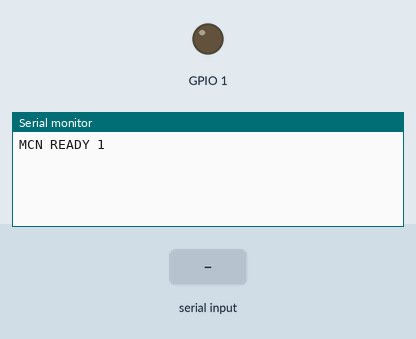
A sketch run on a simulated ESP32. Parts: output pins drawn as LEDs (lit = HIGH), the last lines printed to the serial monitor. The test bench sets the inputs (shaded band).

Above: at 1.2 s.
1.3 s: "W 1\n" received over Serial
At 1.9 s:
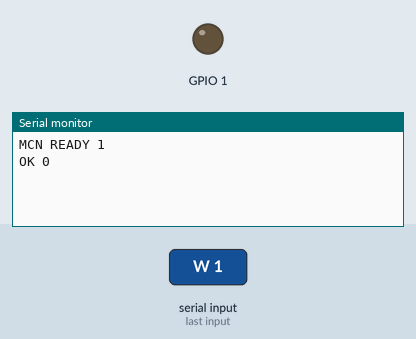
2.8 s: "A 1\n" received over Serial
At 4.0 s:
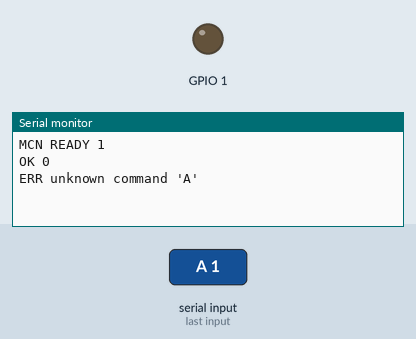
4.3 s: "A 150\n" received over Serial
At 5.4 s:
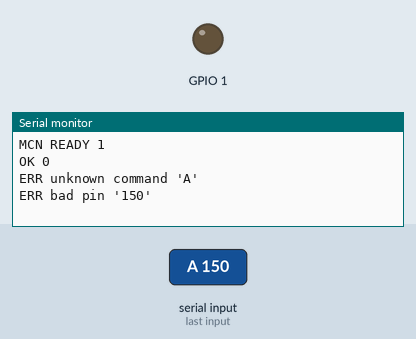
5.8 s: "HELLO 1\n" received over Serial
At 6.6 s:
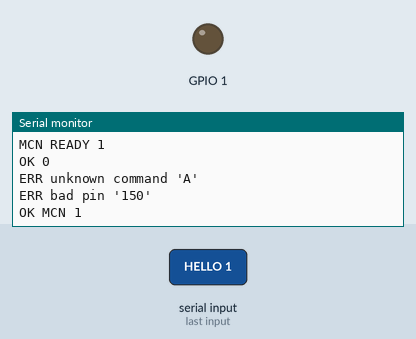
7.3 s: "90 45 200\n" received over Serial
At 7.7 s:
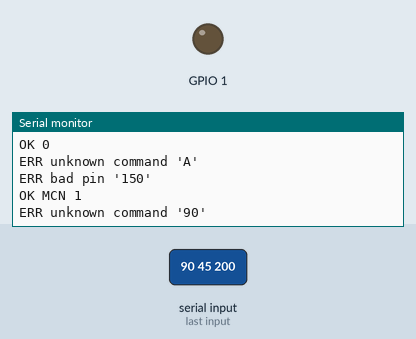

Measured:
- after the input at 1.3 s, the serial monitor: prints a new line at once (image 1)
- after the input at 2.8 s, the serial monitor: prints a new line at once (image 2)
- after the input at 4.3 s, the serial monitor: prints a new line at once (image 3)
- after the input at 5.8 s, the serial monitor: prints a new line at once (image 4)
- after the input at 7.3 s, the serial monitor: prints a new line at once (image 5)

The sketch:

mcn_firmware.ino
```cpp
// MCN firmware for Arduino (Uno, Nano, Mega, Leonardo), ESP32, ESP8266 and Raspberry Pi Pico.
//
// Upload this sketch, plug the board into the computer running MCN, and use
// driver: "serial" in your MCN code:
//
//   device("register", "soil", {type: "soil_moisture", driver: "serial", pin: "A0", scale: [0, 100]})
//   device("register", "pump", {type: "relay", driver: "serial", pin: 7})
//
// MCN sends one command per line and the board answers "OK <value>" or "ERR <reason>":
//   HELLO            → OK MCN 1
//   R <pin>          → OK <reading>     analogRead for A0..A7, digitalRead otherwise
//   W <pin> <0|1>    → OK 1             digital output (relays, LEDs, buzzers)
//   P <pin> <0-255>  → OK 128           PWM output (dimmers, motors)
//   S <pin> <angle>  → OK 90            servo, 0-180
//   D <pin> <T|H>    → OK 23.5          DHT11/DHT22 temperature or humidity (enable below)

// Uncomment to read DHT sensors (install "DHT sensor library" by Adafruit first)
// #define MCN_USE_DHT
#define MCN_DHT_TYPE DHT22          // or DHT11

#if defined(ESP32)
  #include <ESP32Servo.h>           // install "ESP32Servo"
#else
  #include <Servo.h>
#endif
#ifdef MCN_USE_DHT
  #include <DHT.h>
#endif

const long BAUD = 115200;
const int MCN_PINS = 64;
const int MCN_SERVOS = 8;

bool isOutput[MCN_PINS];
Servo servos[MCN_SERVOS];
int servoPins[MCN_SERVOS];
#ifdef MCN_USE_DHT
DHT* dhts[MCN_PINS];
#endif

String line;

// "A0".."A7" or a pin number. Returns -1 for something else.
int parsePin(String text, bool &analog) {
  text.trim();
  text.toUpperCase();
  analog = false;
  if (text.startsWith("A")) {
    int n = text.substring(1).toInt();
    analog = true;
    switch (n) {
#ifdef A0
      case 0: return A0;
#endif
#ifdef A1
      case 1: return A1;
#endif
#ifdef A2
      case 2: return A2;
#endif
#ifdef A3
      case 3: return A3;
#endif
#ifdef A4
      case 4: return A4;
#endif
#ifdef A5
      case 5: return A5;
#endif
#ifdef A6
      case 6: return A6;
#endif
#ifdef A7
      case 7: return A7;
#endif
      default: return -1;
    }
  }
  if (text.length() == 0 || !isDigit(text.charAt(0))) return -1;
  return text.toInt();
}

Servo* servoFor(int pin) {
  for (int i = 0; i < MCN_SERVOS; i++) {
    if (servoPins[i] == pin) return &servos[i];
  }
  for (int i = 0; i < MCN_SERVOS; i++) {
    if (servoPins[i] < 0) {
      servoPins[i] = pin;
      servos[i].attach(pin);
      return &servos[i];
    }
  }
  return NULL;
}

void reply(String text) {
  Serial.print("OK ");
  Serial.println(text);
}

void fail(String reason) {
  Serial.print("ERR ");
  Serial.println(reason);
}

void handle(String cmd) {
  cmd.trim();
  if (cmd.length() == 0) return;
  int first = cmd.indexOf(' ');
  String op = first < 0 ? cmd : cmd.substring(0, first);
  String rest = first < 0 ? "" : cmd.substring(first + 1);
  int second = rest.indexOf(' ');
  String pinText = second < 0 ? rest : rest.substring(0, second);
  String arg = second < 0 ? "" : rest.substring(second + 1);
  op.toUpperCase();

  if (op == "HELLO") { reply("MCN 1"); return; }

  bool analog;
  int pin = parsePin(pinText, analog);
  if (pin < 0 || pin >= MCN_PINS) { fail("bad pin '" + pinText + "'"); return; }

  if (op == "R") {
    if (analog) { reply(String(analogRead(pin))); return; }
    if (!isOutput[pin]) pinMode(pin, INPUT);
    reply(String(digitalRead(pin)));
  } else if (op == "W") {
    pinMode(pin, OUTPUT);
    isOutput[pin] = true;
    digitalWrite(pin, arg.toInt() ? HIGH : LOW);
    reply(String(arg.toInt() ? 1 : 0));
  } else if (op == "P") {
    pinMode(pin, OUTPUT);
    isOutput[pin] = true;
    int value = constrain(arg.toInt(), 0, 255);
    analogWrite(pin, value);
    reply(String(value));
  } else if (op == "S") {
    Servo* s = servoFor(pin);
    if (s == NULL) { fail("too many servos"); return; }
    int angle = constrain(arg.toInt(), 0, 180);
    s->write(angle);
    reply(String(angle));
  } else if (op == "D") {
#ifdef MCN_USE_DHT
    if (dhts[pin] == NULL) {
      dhts[pin] = new DHT(pin, MCN_DHT_TYPE);
      dhts[pin]->begin();
      delay(2000);
    }
    arg.toUpperCase();
    float value = arg == "H" ? dhts[pin]->readHumidity() : dhts[pin]->readTemperature();
    if (isnan(value)) { fail("no reading from the DHT sensor on pin " + pinText); return; }
    reply(String(value, 1));
#else
    fail("DHT support is off: uncomment #define MCN_USE_DHT in the sketch");
#endif
  } else {
    fail("unknown command '" + op + "'");
  }
}

void setup() {
  Serial.begin(BAUD);
  for (int i = 0; i < MCN_PINS; i++) {
    isOutput[i] = false;
#ifdef MCN_USE_DHT
    dhts[i] = NULL;
#endif
  }
  for (int i = 0; i < MCN_SERVOS; i++) servoPins[i] = -1;
  line.reserve(48);
  Serial.println("MCN READY 1");
}

void loop() {
  while (Serial.available()) {
    char c = Serial.read();
    if (c == '\n') {
      handle(line);
      line = "";
    } else if (c != '\r' && line.length() < 64) {
      line += c;
    }
  }
}
```
